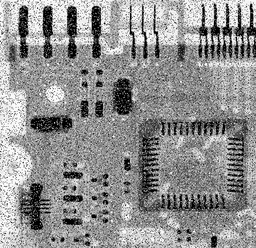
#> input picture Averaging filter/noisysalterpepper.png, 256 x 248 px, shrunk from 455 x 440 before the run, found by its file name
$ python main.py
#> lines starting #> are read from the running program, lines starting #| are printed output that depends on the picture
from turtle import width
import cv2
import numpy as np
from matplotlib import pyplot as plt

def get_neighbors(matrix, row, column, radius=1):
  width, height = matrix.shape
  center = width / 2
  neighbors = []

  for j in range(column-1-radius, column+radius):
    for i in range(row-1-radius, row+radius):
      if  i >= 0 and i < len(matrix) and j >= 0 and j < len(matrix[0]):
        neighbors.append(matrix[i][j])
      else:
        neighbors.append(0)

  width = len(neighbors)

  center = int(width / 2)

  del neighbors[center]

  return neighbors

def main():
  img = cv2.imread('Algorithm/Averaging filter/noisysalterpepper.png')
#> img is the input picture: shape (248, 256, 3); min 0, max 255, mean 144.3

  new_gray = cv2.cvtColor(img, cv2.COLOR_BGR2GRAY)
  gray = cv2.cvtColor(img, cv2.COLOR_BGR2GRAY)

  row, column, = new_gray.shape
#> row = 248; column = 256

  radius = 10

  for i in range(radius, row-radius):
    for j in range(radius, column-radius):

      neighbors = get_neighbors(gray, i+1, j+1, radius)

      average = np.sort(neighbors)[int(len(neighbors)/2)]

      new_gray[i][j] = average
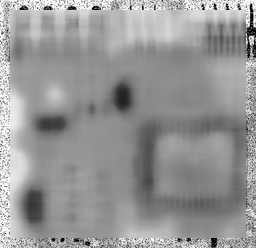
#> new_gray: shape (248, 256); min 0, max 255, mean 150.5

  cv2.imshow('img 1', gray)
  cv2.imshow('img 2', new_gray)
  cv2.waitKey(0)

if __name__ == "__main__":
  main()
